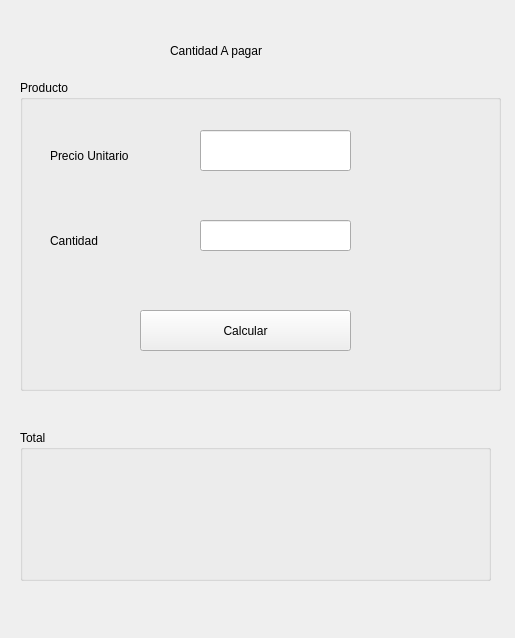
<?xml version="1.0" encoding="UTF-8"?>
<ui version="4.0">
 <class>MainWindow</class>
 <widget class="QMainWindow" name="MainWindow">
  <property name="geometry">
   <rect>
    <x>0</x>
    <y>0</y>
    <width>515</width>
    <height>638</height>
   </rect>
  </property>
  <property name="windowTitle">
   <string>MainWindow</string>
  </property>
  <widget class="QWidget" name="centralwidget">
   <widget class="QLabel" name="label">
    <property name="geometry">
     <rect>
      <x>170</x>
      <y>20</y>
      <width>161</width>
      <height>61</height>
     </rect>
    </property>
    <property name="text">
     <string>Cantidad A pagar</string>
    </property>
   </widget>
   <widget class="QGroupBox" name="groupBox">
    <property name="geometry">
     <rect>
      <x>20</x>
      <y>80</y>
      <width>481</width>
      <height>311</height>
     </rect>
    </property>
    <property name="title">
     <string>Producto</string>
    </property>
    <widget class="QLabel" name="label_3">
     <property name="geometry">
      <rect>
       <x>30</x>
       <y>50</y>
       <width>171</width>
       <height>51</height>
      </rect>
     </property>
     <property name="text">
      <string>Precio Unitario</string>
     </property>
    </widget>
    <widget class="QLabel" name="label_4">
     <property name="geometry">
      <rect>
       <x>30</x>
       <y>140</y>
       <width>111</width>
       <height>41</height>
      </rect>
     </property>
     <property name="text">
      <string>Cantidad</string>
     </property>
    </widget>
    <widget class="QLineEdit" name="punit">
     <property name="geometry">
      <rect>
       <x>180</x>
       <y>50</y>
       <width>151</width>
       <height>41</height>
      </rect>
     </property>
    </widget>
    <widget class="QLineEdit" name="cant">
     <property name="geometry">
      <rect>
       <x>180</x>
       <y>140</y>
       <width>151</width>
       <height>31</height>
      </rect>
     </property>
    </widget>
    <widget class="QPushButton" name="btn2">
     <property name="geometry">
      <rect>
       <x>120</x>
       <y>230</y>
       <width>211</width>
       <height>41</height>
      </rect>
     </property>
     <property name="text">
      <string>Calcular</string>
     </property>
    </widget>
   </widget>
   <widget class="QGroupBox" name="groupBox_2">
    <property name="geometry">
     <rect>
      <x>20</x>
      <y>430</y>
      <width>471</width>
      <height>151</height>
     </rect>
    </property>
    <property name="title">
     <string>Total</string>
    </property>
    <widget class="QLabel" name="lblrespuesta">
     <property name="geometry">
      <rect>
       <x>30</x>
       <y>70</y>
       <width>411</width>
       <height>51</height>
      </rect>
     </property>
     <property name="text">
      <string/>
     </property>
    </widget>
   </widget>
  </widget>
 </widget>
 <resources/>
 <connections/>
</ui>
